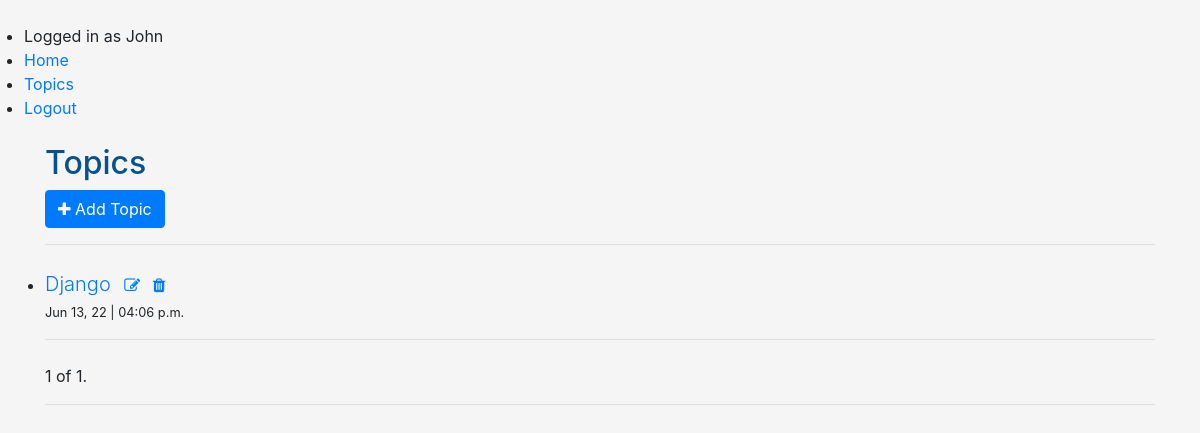
Page /topics/ (signed in) on the earlier database version.
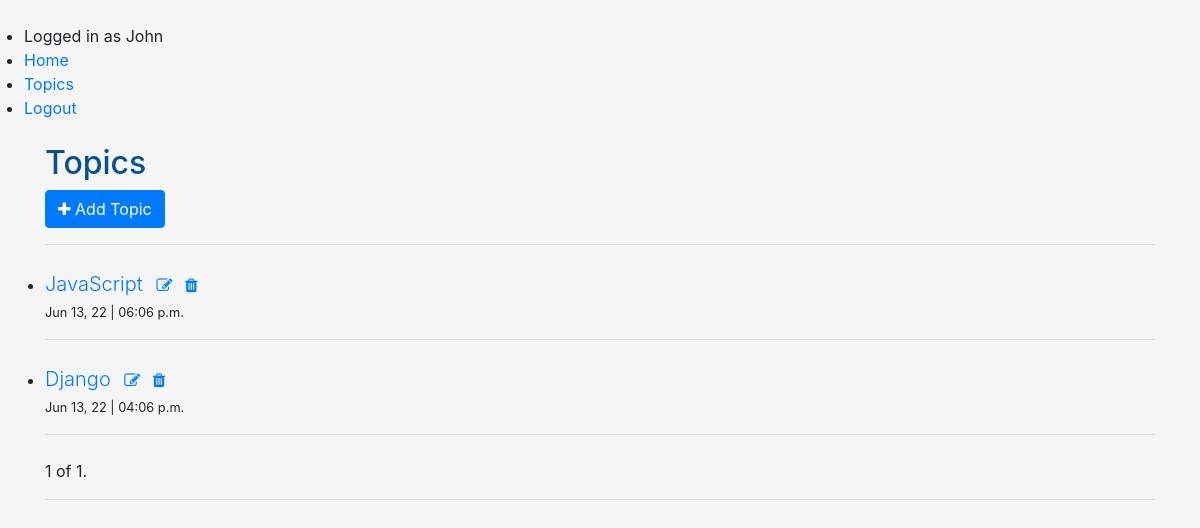
Same page on the later database version.
### learning_logs/models.py (models this page shows, shortened)
class Topic(models.Model):
	owner = models.ForeignKey(User, on_delete=models.CASCADE)
	topic_name = models.CharField(max_length=60)
	date_added = models.DateTimeField(auto_now_add=True)
	time_edited = models.DateTimeField(auto_now=True)
	topic_description = models.TextField(max_length=80, blank=True, null=True)
	class Meta:
		ordering = ['-date_added']
	def __str__(self):
		return self.topic_name

### learning_logs/views.py (the view)
# urls.py: path("topics/", views.TopicsList.as_view(), name="topics"),
class TopicsList(LoginRequiredMixin, generic.ListView):
	model = Topic
	template_name = 'learning_logs/topics.html'
	paginate_by = 5
	def get_queryset(self):
		topic_host = Topic.objects.filter(owner=self.request.user)
		return topic_host

### learning_logs/templates/learning_logs/topics.html (shortened to what this page needs)
{% extends 'learning_logs/base.html' %}
{% block content %}
	<h1>Topics </h1>
	<a href="{% url 'add-topic' %}" class="btn btn-primary"> <i class="fa fa-plus"></i> Add Topic</a>
<hr>
	<ul>
		{% for topic in object_list %}
		<li class="my-4">
			<span class="lead"><a href="{% url 'topic-detail' topic.id %}"> {{ topic }}</a> </span>
			<a href="{% url 'update-topic' topic.id %}" class="m-2">
				<i class="fa fa-edit"></i>
			</a>
			<a href="{% url 'delete-topic' topic.id %}">
				<i class="fa fa-trash"></i>
			</a>
			<p><small> {{topic.date_added|date:'M d, y'}} | {{topic.date_added|date:'h:m a'}}</small></p>
			<hr>
		</li>
		{% empty %}
		<li>No topics to show. Add new topics, and they will show here. </li>
		{% endfor %}
	</ul>
		<div class="pagination">
			<span class="step-links">
				<span class="current">
					{{ page_obj.number }} of {{ page_obj.paginator.num_pages }}.
				</span>
			</span>
		</div>
		<hr>
{% endblock content %}

Differences in the rows shown:
added Topic: topic_name "JavaScript", date_added "Jun 13, 22", date_added "06:06 p.m."
